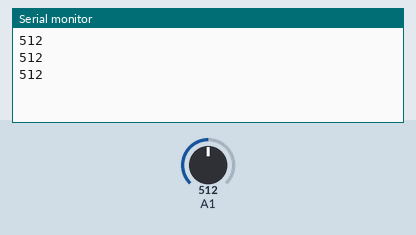
The sketch below on a simulated Arduino Uno, built with avr-gcc and run on an emulated ATmega328P. Parts: the last lines printed to the serial monitor. Inputs (shaded band) come from the test bench; at power-on: A1 = 512.

Above: at 1.3 s.
1.4 s: A1 set to 716
At 1.9 s:
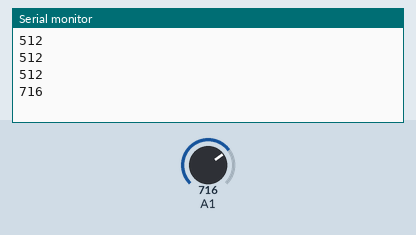
2.9 s: A1 set to 900
At 3.4 s:
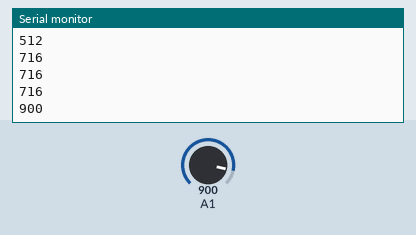
Timing chart, 0 to 5.9 s (numbered marks = the images above; inputs shaded):
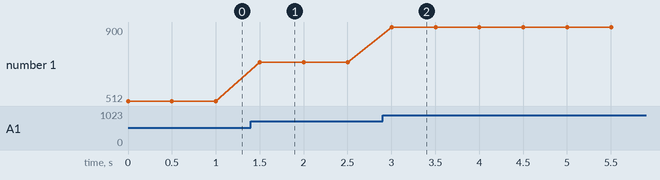

The sketch:

Arduino_ADC.ino
```cpp
// the setup routine runs once when you press reset:
void setup() {
  Serial.begin(9600);
}

void loop() {
  int ldr = analogRead(A1);
  Serial.println(ldr);
  delay(500);
}

/*
int LDR = A0;
int LDR_Value;

void setup() {
  // initialize serial communication at 9600 bits per second:
  pinMode(LDR, INPUT);
  Serial.begin(9600);
}

void loop() {
  LDR_Value = analogRead(A0);
  Serial.println(LDR_Value);
  delay(500);
}
 */
```

Measured:
- after the input at 1.4 s, the serial monitor: prints a new line after 0.10 s (image 1)
- after the input at 2.9 s, the serial monitor: prints a new line after 0.10 s (image 2)
- plotted number 1: 512 → 716 after the input at 1.4 s, 716 → 900 after the input at 2.9 s
